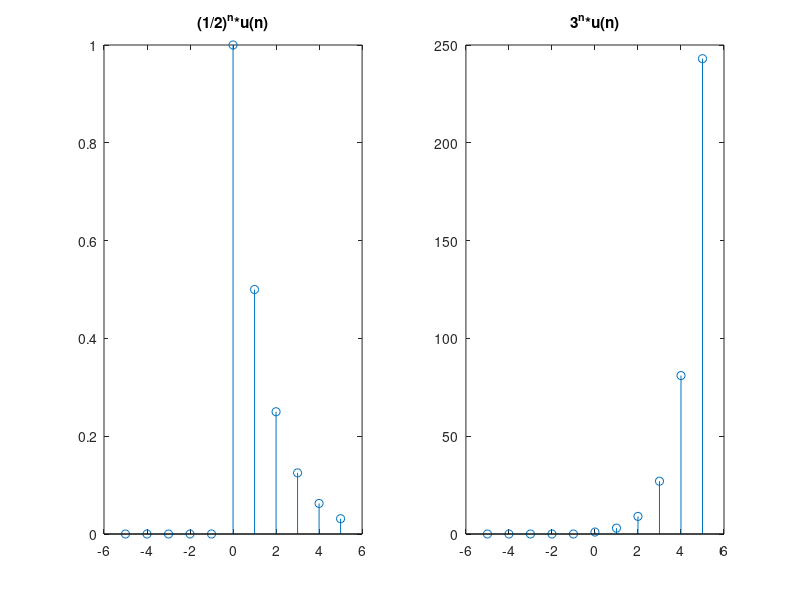

Reproduce this figure in MATLAB.
L1 = 5;
L2 = 5;
n = -L1:L2;
u = [zeros(1,L1) ones(1,L2 + 1)];  % ham u(n)

v1 = ((1/2).^n).*u;  % ham v(n) = (1/2)^n* u(n)
subplot(1,2,1)
stem(n,v1)
title('(1/2)^n*u(n)');

v2 = (3.^n).*u; %v2(n) = 3^nu(n)
subplot(1,2,2)
stem(n,v2)
title('3^n*u(n)');
